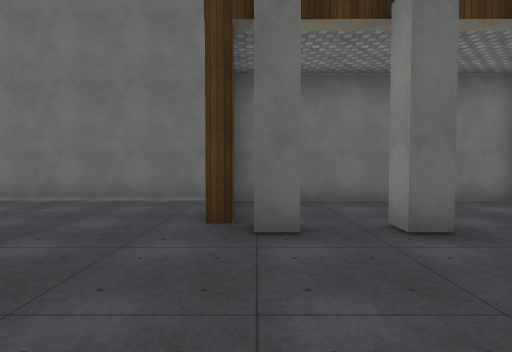
[1] (above)

18 first-person views from a walk through a scene from a Unity 3-D project. The camera is 1.5 m above the floor, tilts 2° down and sees 80° across. The floor is counted in squares, 2 m on a side. Each view is taken from the middle of a square. On the plan, view 1 faces up. The plan holds only what a view shows up to about 10 squares ahead; the rest is blank. The place goes on beyond the plan. Surface patterns are stand-ins for the level's own textures.

[2]
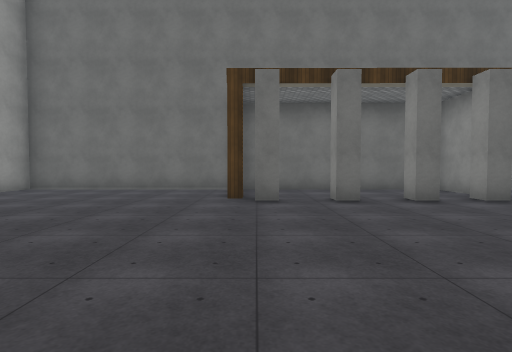

[3]
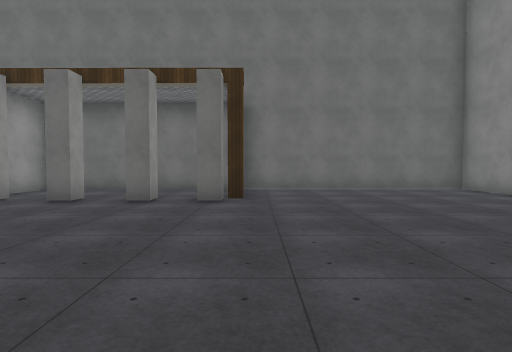

[4]
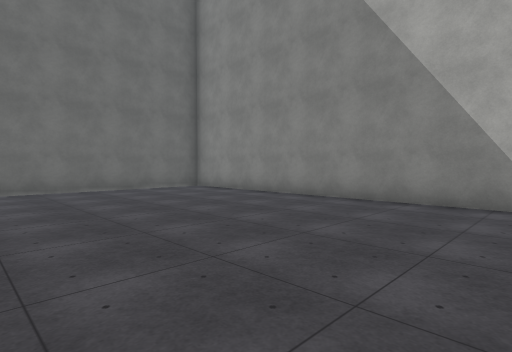

[5]
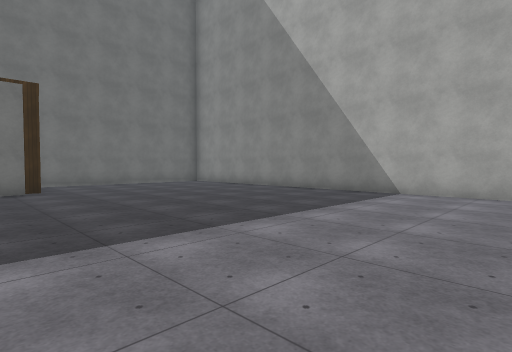

[6]
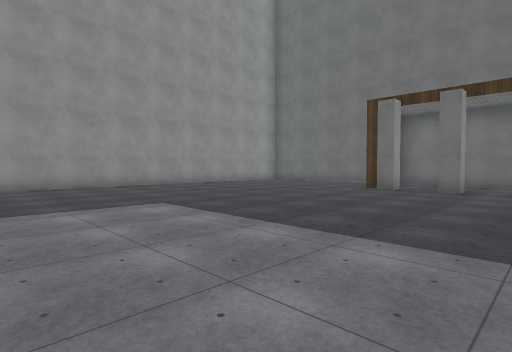

[7]
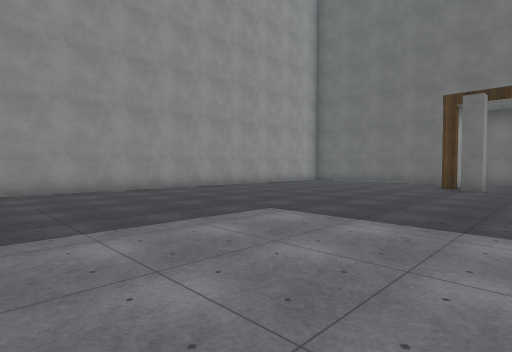

[8]
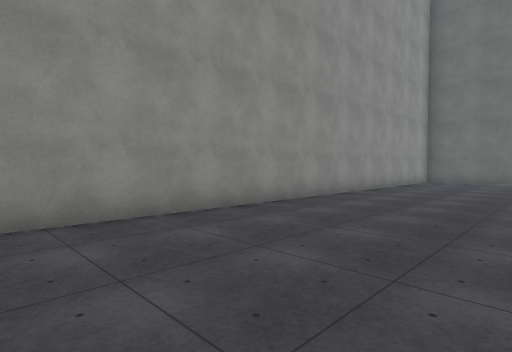

[9]
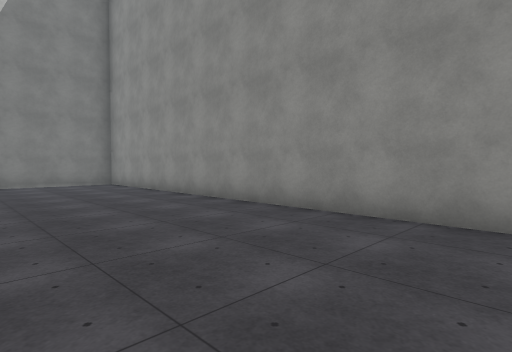

[10]
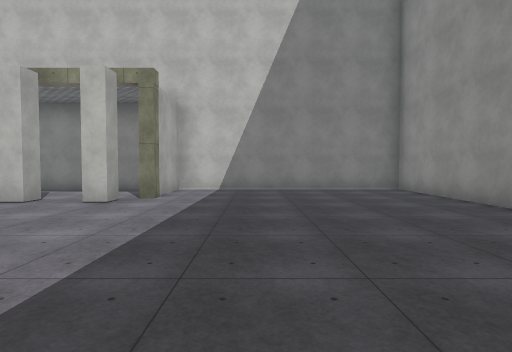

[11]
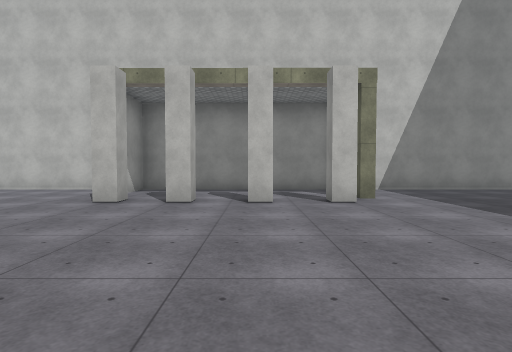

[12]
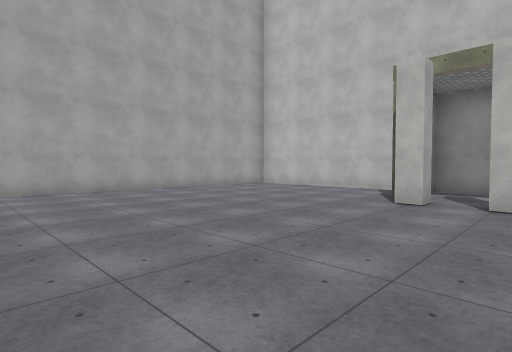

[13]
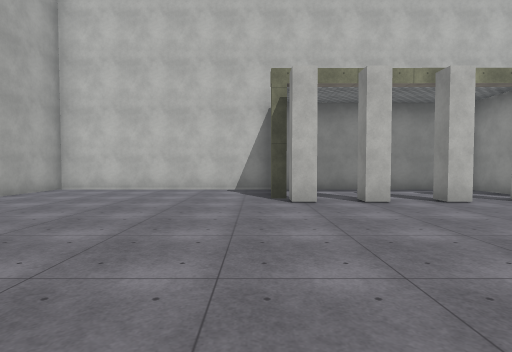

[14]
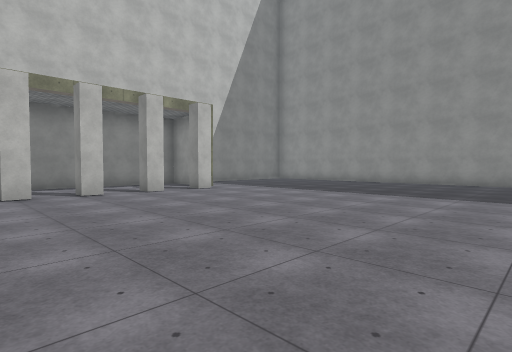

[15]
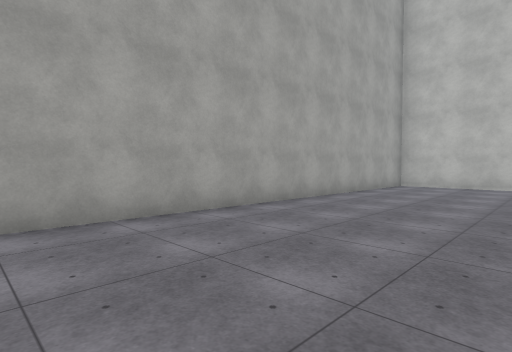

[16]
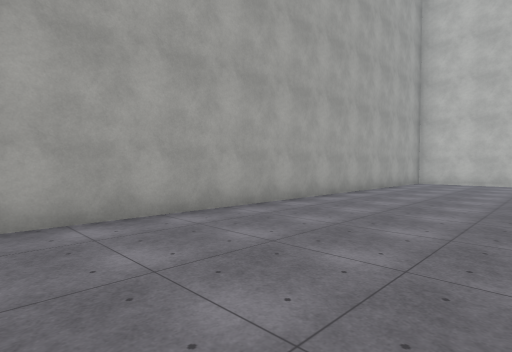

[17]
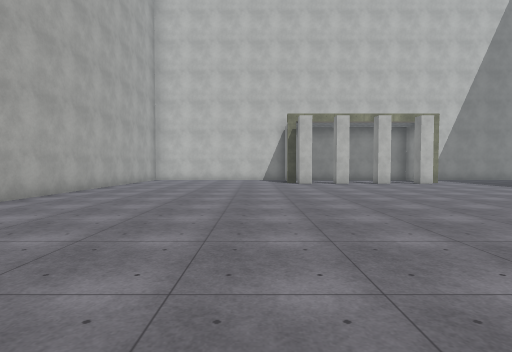

[18]
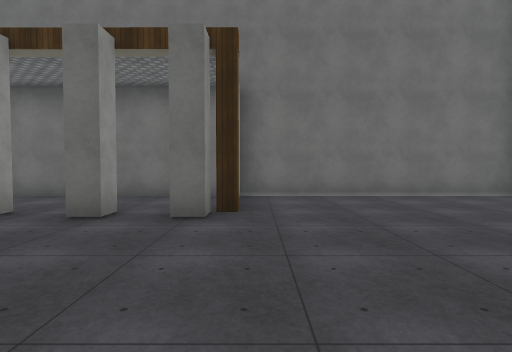

### Floor plan
Points are (right, up) in squares from view 1. A wall is a line through its corners. A room is listed if a view was taken in it or the views show most of it. See-through windows are left out.
Room 1 (views 1, 2, 3, 4, 5, 6, 7, 8, 9, 10, 11, 12, 13, 14, 15, 16, 17, 18)
walls: (1.7, -15.6) (1.7, -15.1) (2.2, -15.1) (2.2, -15.6); (4.8, -15.6) (4.8, -15.1) (5.3, -15.1) (5.3, -15.5); (2.2, 3.9) (2.2, 3.3) (1.7, 3.3) (1.7, 3.9); (0, -15.6) (0, -15.1) (0.5, -15.1) (0.5, -15.6); (5.3, -15.9) (5.8, -15.9); (0.5, 3.9) (0.5, 3.3) (-0.1, 3.3); (5.8, 3.9) (5.3, 3.9) (5.3, 3.3) (4.8, 3.3) (4.8, 3.9); (-0.3, 4.4) (-0.3, 3.9) (-0.7, 3.9); (5.6, 4.8) (5.6, 6.4) (-0.5, 6.4) (-0.5, 5); (-0.6, -16.8) (-0.6, -18.3); (-0.2, -18.4) (5.5, -18.4) (5.5, -17.3); (5.5, -18.6) (12.1, -18.6) (12.5, 6.6) (5.5, 6.6); (-7.2, 2) (-7.5, -18.6) (-0.6, -18.6) (-0.6, -15.9); (-0.9, 6.6) (-7.1, 6.6) (-7.1, 5.5)

Positions as (right, up) in squares from view 1, and headings:
1: (0, 0), facing up
2: (0, -3), facing up
3: (6, -3), facing up
4: (6, -3), facing up-right
5: (4, -6), facing up-right
6: (4, -6), facing up-left
7: (2, -7), facing up-left
8: (-3, -8), facing up-left
9: (-3, -6), facing down-left
10: (-3, -9), facing down
11: (2, -9), facing down
12: (3, -9), facing down-right
13: (6, -9), facing down
14: (6, -7), facing down-left
15: (8, -7), facing down-right
16: (8, -5), facing down-right
17: (7, -3), facing down
18: (6, -1), facing up
